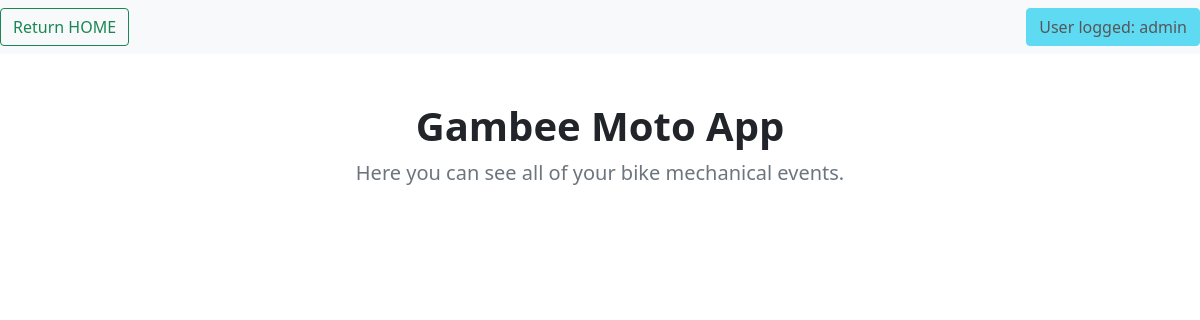
Page /view_mechanical_ev (signed in) on the earlier database version.
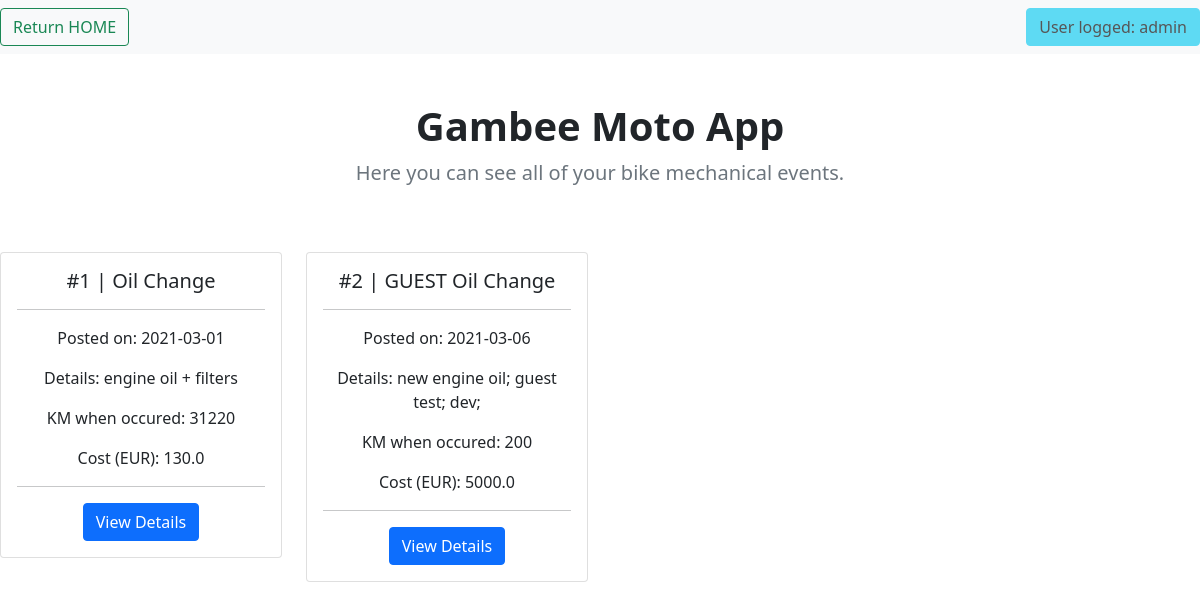
Same page on the later database version.
### application/models.py (models this page shows, shortened)
class MechanicalEvent(db.Model):
    __tablename__ = 'Mechanical_Tab'
    id = db.Column(db.Integer, primary_key=True)
    event_name = db.Column(db.String(100))
    event_date = db.Column(db.Date)
    event_details = db.Column(db.String(200))
    event_km = db.Column(db.Integer)
    event_cost = db.Column(db.Float)
    event_owner = db.Column(db.String(100))

### application/routes.py (the view)
@app.route('/view_mechanical_ev', methods=['GET'])
@login_required
def view_mechanical_ev():
    if session['logged_user'] != app.config['ADMIN_USER']:
        mevents = MechanicalEvent.query.filter_by(event_owner=session['logged_user']).all()
    else:
        mevents = MechanicalEvent.query.all()
    return render_template('view_mechanical_ev.html', mevents=mevents, crr_user=session['logged_user'].split('@')[0])

### application/routes.py (called while the page is built)
@loginMan.user_loader
def load_user(email):
    return Riders.query.filter_by(email=email).first()

### application/templates/view_mechanical_ev.html (shortened to what this page needs)
{% extends 'base.html'%}
{% block listing_trips %}
<nav class="navbar navbar-light bg-light">
  <form class="form-inline">
    <button class="btn btn-outline-success" type="button" onclick="window.location.href='{{ url_for( 'home') }}';">Return HOME</button>
  </form>
    {% if crr_user == 'guest' %}
        <button type="button" class="btn btn-danger" disabled>
             User logged: {{ crr_user }}
        </button>
    {%else%}
        <button type="button" class="btn btn-info" disabled>
             User logged: {{ crr_user }}
        </button>
    {% endif %}
</nav>
<div class="row py-lg-5">
    <div class="col-lg-6 col-md-8 mx-auto">
        <h1 class="fw-bold text-center">Gambee Moto App</h1>
        <p class="lead text-muted">Here you can see all of your bike mechanical events.</p>
    </div>
</div>
<div class="row">
    {%set j = namespace(value=1)%}
    {% if mevents is not none%}
        {% for mevent in mevents %}
        <div class="col-sm-3">
            <div class="card">
                <div class="card-body">
                    <h5 class="card-title">#{{j.value}} | {{ mevent.event_name}}</h5>
                    <hr>
                    <p class="card-text"> Posted on: {{mevent.event_date}}</p>
                    <p class="card-text"> Details: {{mevent.event_details}}</p>
                    <p class="card-text"> KM when occured: {{mevent.event_km}}</p>
                    <p class="card-text"> Cost (EUR): {{mevent.event_cost}}</p>
                    <hr>
                    <a href="#" class="btn btn-primary">View Details</a>
                </div>
            </div>
        </div>
            {%set j.value =j.value + 1%}
        {% endfor %}
    {%else%}
        <h1>No data to display.</h1>
    {% endif %}
</div>
{% endblock %}

Differences in the rows shown:
added MechanicalEvent: value "1", event_name "Oil Change", event_date "2021-03-01", event_details "engine oil + filters", event_km "31220", event_cost "130.0"
added MechanicalEvent: value "2", event_name "GUEST Oil Change", event_date "2021-03-06", event_details "new engine oil; guest test; dev;", event_km "200", event_cost "5000.0"
